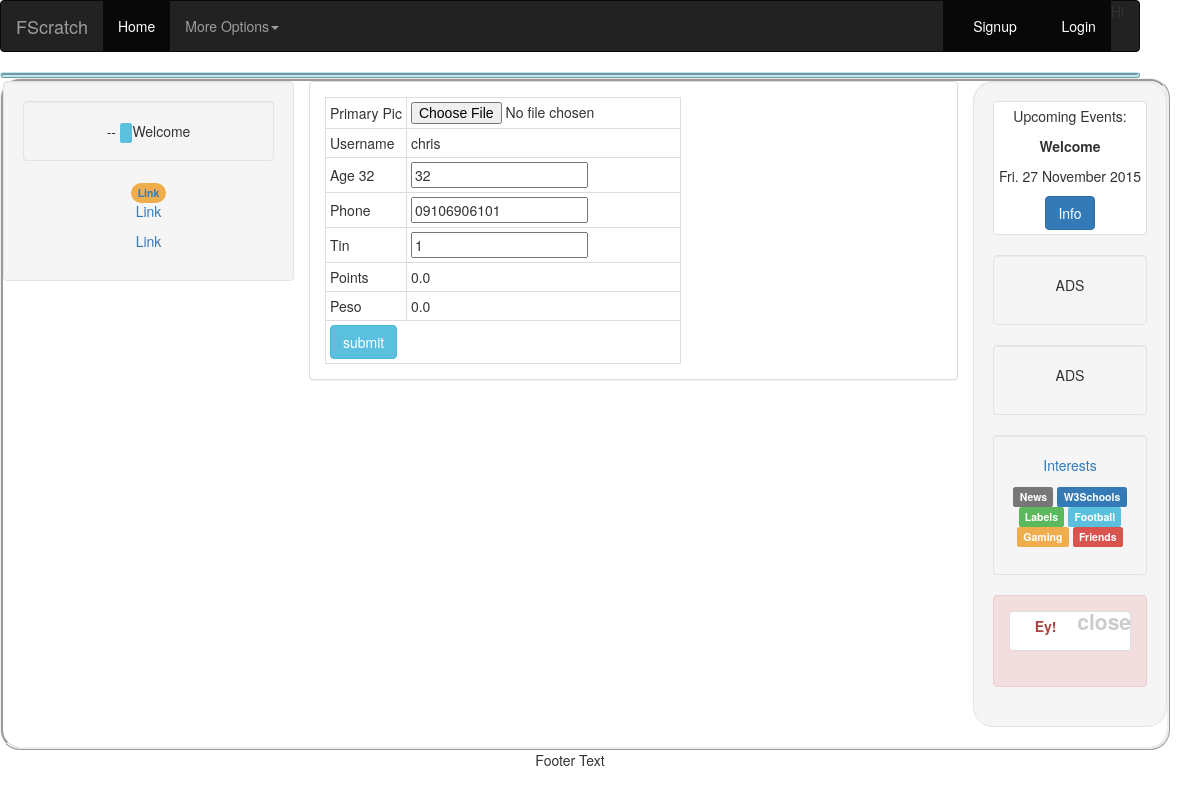
Page /up_profile/1 on the earlier database version.
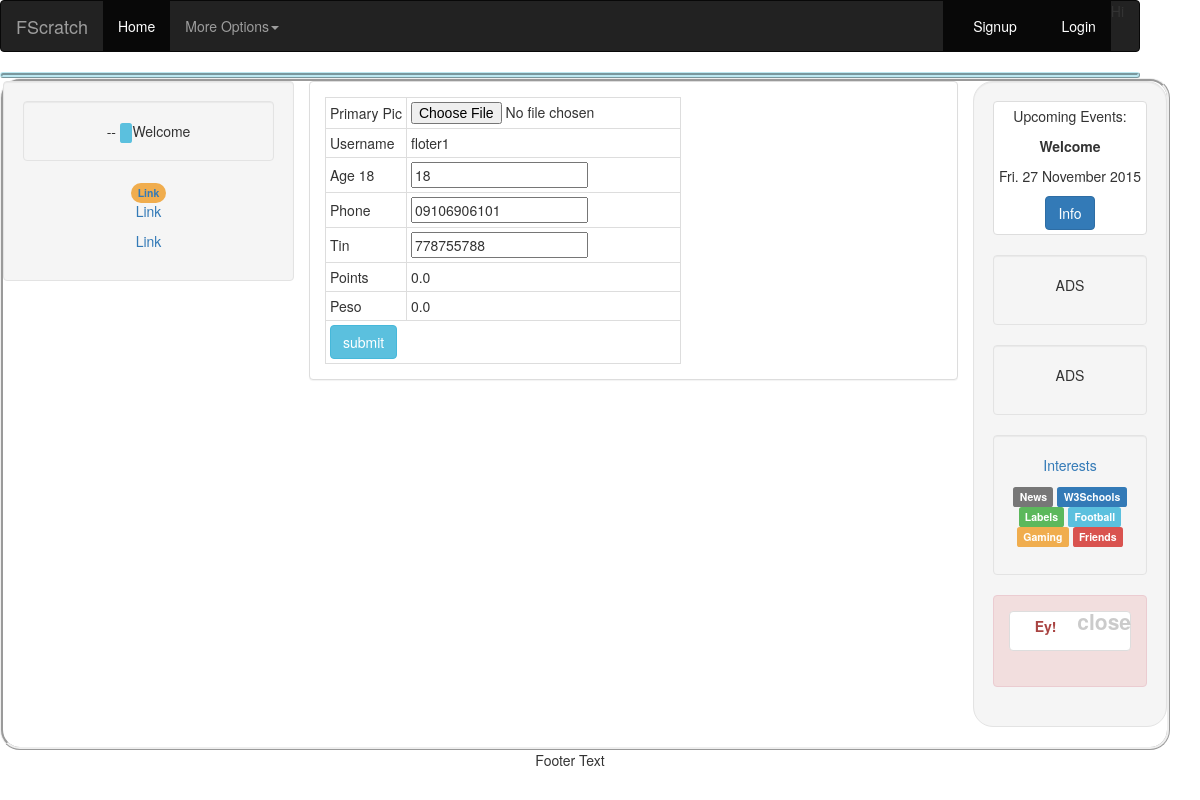
Same page on the later database version.
### home/models.py (models this page shows)
class Members(models.Model):
	user_name = models.CharField(max_length=250)
	age = models.IntegerField(null=True, blank=True, default=18)
	phone = models.CharField(max_length=250)
	upline = models.CharField(max_length=250)
	tin = models.CharField(max_length=250)
	points = models.FloatField(null=True, blank=True, default=0.0)
	money = models.FloatField(null=True, blank=True, default=0.0)
	photos1 = models.ImageField(null=True, blank=True, upload_to='images/member/')

### home/views.py (the view)
# urls.py: path('up_profile/<int:memId>', views.up_profile, name='up_profile'),
def up_profile(request, memId):
	home = HomeViewModel()
	template = "update_profile.html"
	context = {
		'members' : home.get_profile_by_id(memId)
	}
	if request.method=='GET':
		return render(request, template, context)
	else:
		home.update_profile(request, memId)
		return redirect('articles:users_home')

### home/viewmodels.py (called while the page is built)
	def get_profile_by_id(self, memId):
		return Members.objects.get(id=memId)

### home/templates/update_profile.html (shortened to what this page needs)
{% include 'home/html/header.html'  %}
<form enctype = "multipart/form-data" method="POST">
<table border="0">
<tr>
<td class="thumbnail justify-col-left">Primary Pic</td><td class="thumbnail justify-col-right"><input type="file" name="photo" />  </td>
</tr>
<tr>
<td class="thumbnail justify-col-left">Username</td><td class="thumbnail justify-col-right">{{members.user_name}}</td>
</tr>
<tr>
<td class="thumbnail justify-col-left">Age {{members.age}}</td><td class="thumbnail justify-col-right"><input type="text" name="age" value="{{members.age}}"/> </td>
</tr>
<tr>
<td class="thumbnail justify-col-left">Phone</td><td class="thumbnail justify-col-right"><input type="text" name="phone" value="{{members.phone}}"/> </td>
<tr>
<td class="thumbnail justify-col-left">Tin</td><td class="thumbnail justify-col-right"><input type="text" name="tin" value="{{members.tin}}"/> </td>
</tr>
{% if request.user.username == "floter1" %}
<tr>
<td class="thumbnail justify-col-left">Points</td><td class="thumbnail justify-col-right"><input type="text" name="points" value="{{members.points}}"/> </td>
</tr>
<tr>
<td class="thumbnail justify-col-left">Peso</td><td class="thumbnail justify-col-right"><input type="text" name="money" value="{{members.money}}"/> </td>
</tr>
{% else %}
<tr>
<td class="thumbnail justify-col-left">Points</td><td class="thumbnail justify-col-right">{{members.points}}</td>
</tr>
<tr>
<td class="thumbnail justify-col-left">Peso</td><td class="thumbnail justify-col-right">{{members.money}}</td>
</tr>
{%endif%}
<tr>
<td class="thumbnail justify-col-left" colspan="100"><input class="btn btn-info" type="submit" value="submit"/></td>
</tr>
</table>
</form>
{% include 'home/html/footer.html'  %}

Differences in the rows shown:
changed Members: user_name "chris" → "floter1"; age "32" → "18"; tin "1" → "778755788"
